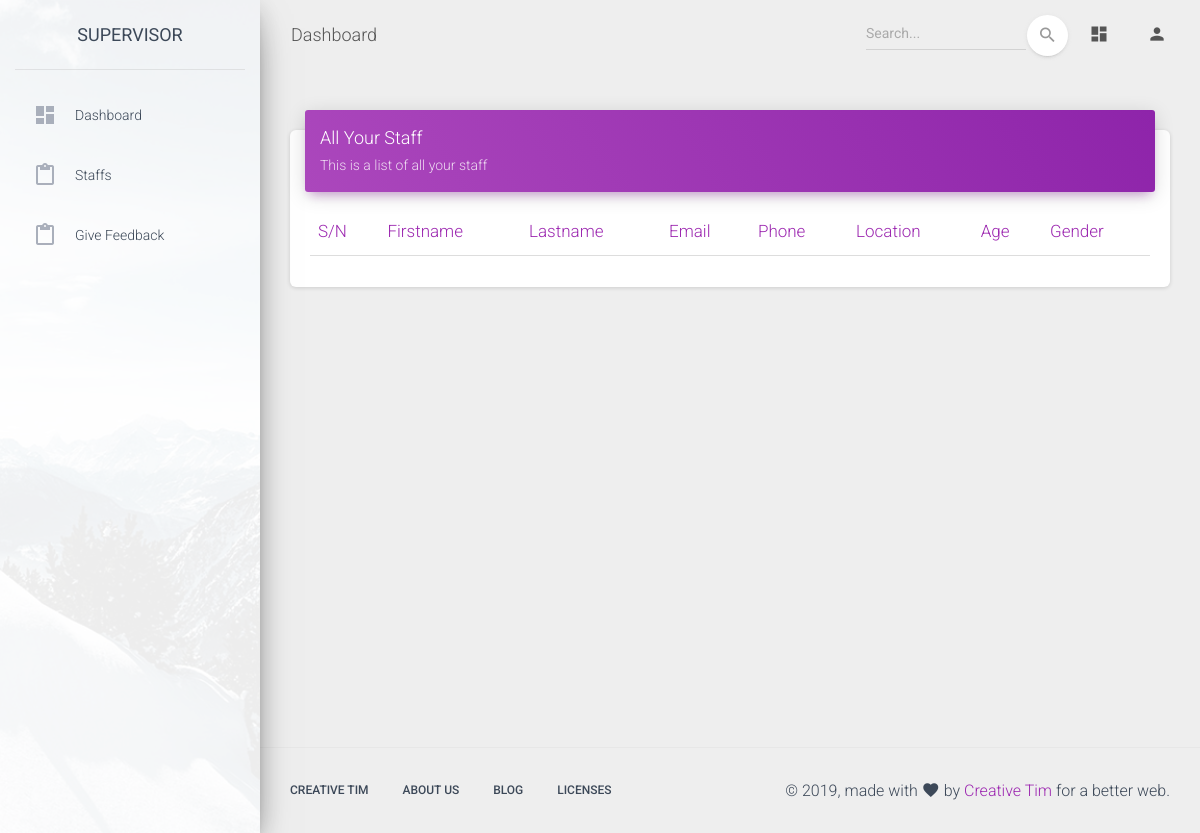
Page /supervisor/staffs.php (signed in) on the earlier database version.
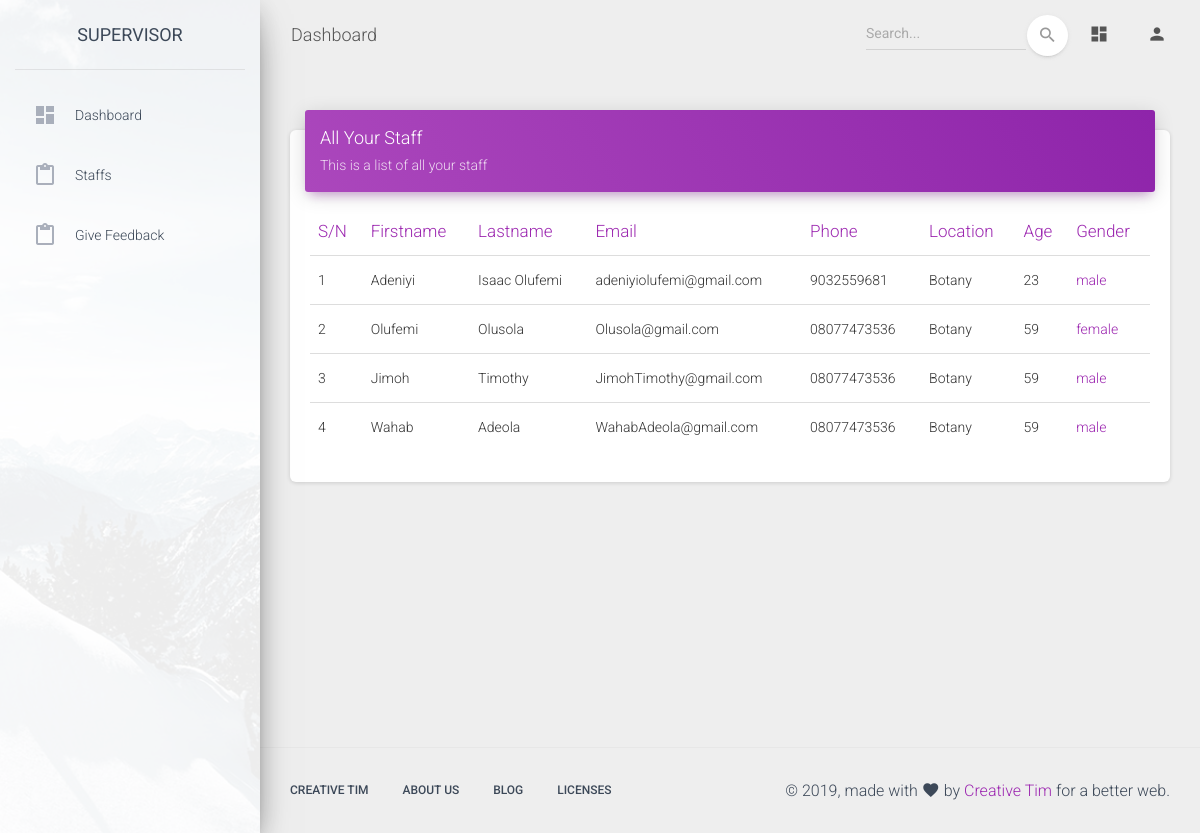
Same page on the later database version.
### tables this page shows
CREATE TABLE `staffs` (
  `id` int(11) NOT NULL,
  `staff_id` varchar(255) NOT NULL,
  `firstname` varchar(255) NOT NULL,
  `lastname` varchar(255) NOT NULL,
  `email` varchar(255) NOT NULL,
  `phone` varchar(11) NOT NULL,
  `dob` varchar(255) NOT NULL,
  `age` int(11) NOT NULL,
  `qualification` varchar(255) NOT NULL,
  `last_transfer_date` date NOT NULL,
  `is_movable` tinyint(4) NOT NULL DEFAULT '1',
  `gender` enum('male','female') NOT NULL,
  `level_id` varchar(255) NOT NULL,
  `location_id` varchar(255) NOT NULL,
  `position_id` varchar(255) NOT NULL,
  `created_at` datetime NOT NULL DEFAULT CURRENT_TIMESTAMP
);

CREATE TABLE `locations` (
  `id` int(11) NOT NULL,
  `location_id` varchar(255) NOT NULL,
  `name` varchar(255) NOT NULL,
  `faculty_id` varchar(255) NOT NULL,
  `level_id` varchar(255) NOT NULL,
  `created_at` datetime NOT NULL DEFAULT CURRENT_TIMESTAMP
);

### app/classes/Supervisor.php (called while the page is built, shortened)
<?php
class Supervisor extends Master
{
    public function get_location_name($location_id)
    {
        $data = ['name'];
        $table = "locations";
        $where = "WHERE location_id = '$location_id'";
        $location = $this->getData($data,$table,$where);
        return !empty($location)? $location['name']: "";
    }
    public function get_my_staff($location)
    {
        $data =  "*";
        $table = "staffs";
        $where = "WHERE location_id = '$location'";
        $staff = $this->getAllData($data, $table, $where);
        return empty($staff)? []: $staff;
    }
}

### app/classes/Master.php (called while the page is built, shortened)
<?php
class Master
{
    protected $db;
    function __construct($db_conn){
        $this->db = $db_conn;
    }
    public function getData($data, $table, $where = '')
    {
        try {
            if ($data != '*') {
                $selections = implode(', ', $data);
            } else {
                $selections = '*';
            }
            $stmt = $this->db->prepare("SELECT {$selections} FROM `$table` " . $where . " LIMIT 1");
            $stmt->execute();
            $settings_data = $stmt->fetch(PDO::FETCH_ASSOC);
            if ($stmt->rowCount() > 0) {
                return $settings_data;
            }
        } catch (PDOException $e) {
            echo $e->getMessage();
        }
    }
    public function getAllData($data, $table, $where = '')
    {
        $settings_data=array();
        try {
            if ($data != '*') {
                $selections = implode(', ', $data);
            } else {
                $selections = '*';
            }
            $stmt = $this->db->prepare("SELECT {$selections} FROM `$table` " . $where . "");
            $stmt->execute();
            $settings_data = $stmt->fetchAll(PDO::FETCH_ASSOC);
            if ($stmt->rowCount() > 0) {
                return $settings_data;
            }
        } catch (PDOException $e) {
            return $settings_data;
        }
    }
}

### supervisor/staffs.php (the view, shortened to what the changed rows need)
<?php
include '../app/init.php';
$supervisor = new Supervisor($db_conn);
$supervisor_location = $_SESSION['supervisor_location'];
$staff = $supervisor->get_my_staff($supervisor_location);
?>
<!DOCTYPE html>
<html lang="en">
<head>
    <link rel="stylesheet" href="https://maxcdn.bootstrapcdn.com/font-awesome/latest/css/font-awesome.min.css">
    <link href="../assets/css/material-dashboard.css?v=2.1.1" rel="stylesheet" />
    <link href="../assets/demo/demo.css" rel="stylesheet" />
    <link rel="stylesheet" type="text/css" href="https://cdn.datatables.net/v/dt/dt-1.10.18/datatables.min.css"/>
</head>
<body class="">
<div class="wrapper ">
    <div class="main-panel">
        <div class="content">
            <div class="container-fluid">
                <div class="row">
                    <div class="col-md-12">
                        <div class="card">
                            <div class="card-body">
                                <div class="table-responsive">
                                    <table class="table" id="staff">
                                        <thead class=" text-primary">
                                        <th>
                                            S/N
                                        </th>
                                        <th>
                                            Firstname
                                        </th>
                                        <th>
                                            Lastname
                                        </th>
                                        <th>
                                            Email
                                        </th>
                                        <th>
                                            Phone
                                        </th>
                                        <th>
                                            Location
                                        </th>
                                        <th>
                                            Age
                                        </th>
                                        <th>
                                            Gender
                                        </th>
                                        </thead>
                                        <tbody>
                                        <?php
                                        if(!empty($staff) && count($staff) > 0){
                                            $count = 0;
                                            foreach ($staff as $st){
                                                ?>
                                                <tr>
                                                    <td>
                                                        <?= ++$count; ?>
                                                    </td>
                                                    <td>
                                                        <?php if(isset($st['firstname'])) echo $st['firstname'] ?>
                                                    </td>
                                                    <td>
                                                        <?php if(isset($st['lastname'])) echo $st['lastname'] ?>
                                                    </td>
                                                    <td>
                                                        <?php if(isset($st['email'])) echo $st['email'] ?>
                                                    </td>
                                                    <td>
                                                        <?php if(isset($st['phone'])) echo $st['phone'] ?>
                                                    </td>
                                                    <td>
                                                        <?php if(isset($st['location_id'])) echo $supervisor->get_location_name($st['location_id']) ?>
                                                    </td>
                                                    <td>
                                                        <?php if(isset($st['age'])) echo $st['age'] ?>
                                                    </td>
                                                    <td class="text-primary">
                                                        <?php if(isset($st['gender'])) echo $st['gender'] ?>
                                                    </td>
                                                </tr>
                                            <?php   }
                                        } ?>
                                        </tbody>
                                    </table>
                                </div>
                            </div>
                        </div>
                    </div>
                </div>
            </div>
        </div>
    </div>
</div>
</body>
</html>

Differences in the rows shown:
added staffs: firstname "Adeniyi", lastname "Isaac Olufemi", email "adeniyiolufemi@gmail.com", phone "9032559681", location.name "Botany", age "23", gender "male"
added staffs: firstname "Olufemi", lastname "Olusola", email "Olusola@gmail.com", phone "08077473536", location.name "Botany", age "59", gender "female"
added staffs: firstname "Jimoh", lastname "Timothy", email "JimohTimothy@gmail.com", phone "08077473536", location.name "Botany", age "59", gender "male"
added staffs: firstname "Wahab", lastname "Adeola", email "WahabAdeola@gmail.com", phone "08077473536", location.name "Botany", age "59", gender "male"
